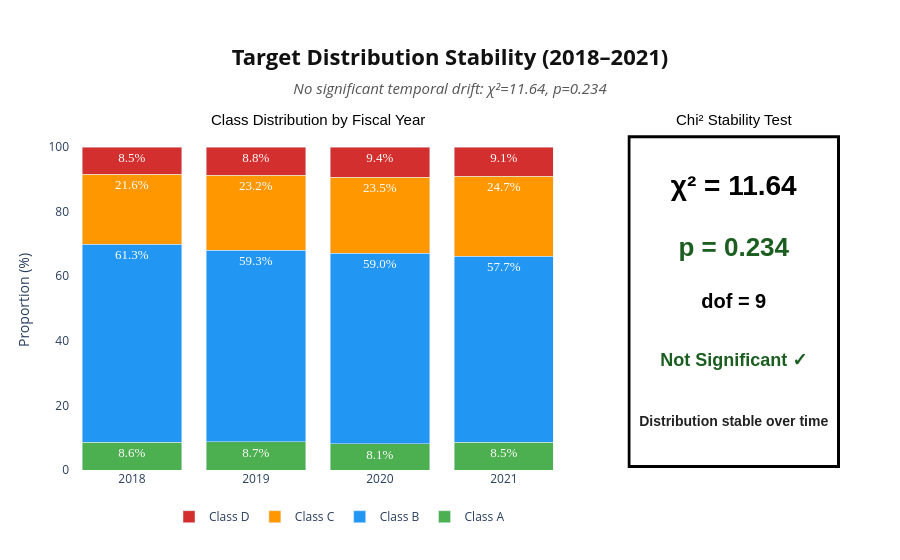

Source (notebook cell):
### Markdown cell above
### 2.2 Overall Class Balance

We first inspect the overall class composition of `financial_health_class` to determine whether the classification task is balanced or dominated by a single outcome.

| Class | Count | Share |
|---|---:|---:|
| A — Excellent | 1,003 | 8.5% |
| B — Good | 7,017 | 59.3% |
| C — Moderate Risk | 2,750 | 23.3% |
| D — High Risk | 1,058 | 8.9% |

The target is clearly imbalanced: **Class B** accounts for nearly three-fifths of all observations, while **Classes A and D** remain small minority groups. This means that raw accuracy would overstate model quality by rewarding majority-class predictions.

### Code cell
from scipy.stats import chi2_contingency
import plotly.graph_objects as go
from plotly.subplots import make_subplots

# --- Compute ---
contingency_time = pd.crosstab(train_df['fiscal_year'], train_df[TARGET])
chi2, p_value, dof, _ = chi2_contingency(contingency_time)
yearly_pct = contingency_time.div(contingency_time.sum(axis=1), axis=0) * 100

years_str = [str(y) for y in yearly_pct.index.tolist()]

colors = {"A": "#4caf50", "B": "#2196f3", "C": "#ff9800", "D": "#d32f2f"}
sig_color = "#1B5E20" if p_value > 0.05 else "#d32f2f"
sig_label = "Not Significant ✓" if p_value > 0.05 else "Significant ✗"
verdict   = "Distribution stable over time" if p_value > 0.05 else "Temporal drift detected"

fig = make_subplots(
    rows=1, cols=2,
    column_widths=[0.70, 0.30],
    subplot_titles=["Class Distribution by Fiscal Year", "Chi² Stability Test"],
    horizontal_spacing=0.08
)

for cls in CLASSES:
    vals = yearly_pct[cls].tolist()
    fig.add_trace(go.Bar(
        name=f"Class {cls}", x=years_str, y=vals,
        marker_color=colors[cls],
        text=[f"{v:.1f}%" for v in vals],
        textposition="inside",
        textfont=dict(color="white", size=13, family="Arial Black"),
    ), row=1, col=1)

fig.update_layout(barmode="stack")
fig.update_yaxes(title_text="Proportion (%)", row=1, col=1)

# Chi² panel
for y_pos, text, size, color in [
    (0.83, f"χ² = {chi2:.2f}",   28, "#000000"),
    (0.65, f"p = {p_value:.3f}", 26, sig_color),
    (0.49, f"dof = {dof}",       20, "#000000"),
    (0.32, sig_label,            18, sig_color),
    (0.14, verdict,              14, "#222222"),
]:
    fig.add_trace(go.Scatter(
        x=[0.5], y=[y_pos], mode="text",
        text=[f"<b>{text}</b>"],
        textfont=dict(size=size, color=color, family="Arial"),
        showlegend=False
    ), row=1, col=2)

fig.add_shape(
    type="rect", xref="x2", yref="y2",
    x0=0.02, y0=0.01, x1=0.98, y1=0.98,
    line=dict(color="#000000", width=3),
    fillcolor="white",
    layer="below"
)

fig.update_xaxes(visible=False, row=1, col=2)
fig.update_yaxes(visible=False, range=[0, 1], row=1, col=2)

fig.update_annotations(font=dict(size=15, color="#000000", family="Arial"))

fig.update_layout(
    title={
        "text": (
            "<b>Target Distribution Stability (2018–2021)</b>"
            "<br><span style='font-size:15px; font-weight:normal; font-style:italic; color:#555555;'>"
            f"No significant temporal drift: χ²={chi2:.2f}, p={p_value:.3f}</span>"
        ),
        "x": 0.5,
        "xanchor": "center",
        "font": dict(size=22, color="#111111")
    },
    legend=dict(orientation="h", yanchor="bottom", y=-0.18, xanchor="center", x=0.35),
    plot_bgcolor="white",
    paper_bgcolor="white",
    margin=dict(t=130, b=90, l=70, r=60),
)

plt.savefig(OUTPUT_PATH / "Target Distribution Stability (2018–2021).png", dpi=150, bbox_inches="tight")
fig.show()

### Figure 1 — Plotly figure (JSON) as saved in the notebook; plotly's stock layout.template omitted (floating-point values rounded to 4 significant figures)
{"data": [{"marker": {"color": "#4caf50"}, "name": "Class A", "text": ["8.6%", "8.7%", "8.1%", "8.5%"], "textfont": {"color": "white", "family": "Arial Black", "size": 13}, "textposition": "inside", "type": "bar", "x": ["2018", "2019", "2020", "2021"], "xaxis": "x", "y": [8.578, 8.728, 8.085, 8.527], "yaxis": "y"}, {"marker": {"color": "#2196f3"}, "name": "Class B", "text": ["61.3%", "59.3%", "59.0%", "57.7%"], "textfont": {"color": "white", "family": "Arial Black", "size": 13}, "textposition": "inside", "type": "bar", "x": ["2018", "2019", "2020", "2021"], "xaxis": "x", "y": [61.3, 59.28, 59.03, 57.67], "yaxis": "y"}, {"marker": {"color": "#ff9800"}, "name": "Class C", "text": ["21.6%", "23.2%", "23.5%", "24.7%"], "textfont": {"color": "white", "family": "Arial Black", "size": 13}, "textposition": "inside", "type": "bar", "x": ["2018", "2019", "2020", "2021"], "xaxis": "x", "y": [21.61, 23.2, 23.51, 24.69], "yaxis": "y"}, {"marker": {"color": "#d32f2f"}, "name": "Class D", "text": ["8.5%", "8.8%", "9.4%", "9.1%"], "textfont": {"color": "white", "family": "Arial Black", "size": 13}, "textposition": "inside", "type": "bar", "x": ["2018", "2019", "2020", "2021"], "xaxis": "x", "y": [8.511, 8.795, 9.371, 9.106], "yaxis": "y"}, {"mode": "text", "showlegend": false, "text": ["<b>χ² = 11.64</b>"], "textfont": {"color": "#000000", "family": "Arial", "size": 28}, "type": "scatter", "x": [0.5], "xaxis": "x2", "y": [0.83], "yaxis": "y2"}, {"mode": "text", "showlegend": false, "text": ["<b>p = 0.234</b>"], "textfont": {"color": "#1B5E20", "family": "Arial", "size": 26}, "type": "scatter", "x": [0.5], "xaxis": "x2", "y": [0.65], "yaxis": "y2"}, {"mode": "text", "showlegend": false, "text": ["<b>dof = 9</b>"], "textfont": {"color": "#000000", "family": "Arial", "size": 20}, "type": "scatter", "x": [0.5], "xaxis": "x2", "y": [0.49], "yaxis": "y2"}, {"mode": "text", "showlegend": false, "text": ["<b>Not Significant ✓</b>"], "textfont": {"color": "#1B5E20", "family": "Arial", "size": 18}, "type": "scatter", "x": [0.5], "xaxis": "x2", "y": [0.32], "yaxis": "y2"}, {"mode": "text", "showlegend": false, "text": ["<b>Distribution stable over time</b>"], "textfont": {"color": "#222222", "family": "Arial", "size": 14}, "type": "scatter", "x": [0.5], "xaxis": "x2", "y": [0.14], "yaxis": "y2"}], "layout": {"annotations": [{"font": {"color": "#000000", "family": "Arial", "size": 15}, "showarrow": false, "text": "Class Distribution by Fiscal Year", "x": 0.322, "xanchor": "center", "xref": "paper", "y": 1, "yanchor": "bottom", "yref": "paper"}, {"font": {"color": "#000000", "family": "Arial", "size": 15}, "showarrow": false, "text": "Chi² Stability Test", "x": 0.862, "xanchor": "center", "xref": "paper", "y": 1, "yanchor": "bottom", "yref": "paper"}], "barmode": "stack", "legend": {"orientation": "h", "x": 0.35, "xanchor": "center", "y": -0.18, "yanchor": "bottom"}, "margin": {"b": 90, "l": 70, "r": 60, "t": 130}, "paper_bgcolor": "white", "plot_bgcolor": "white", "shapes": [{"fillcolor": "white", "layer": "below", "line": {"color": "#000000", "width": 3}, "type": "rect", "x0": 0.02, "x1": 0.98, "xref": "x2", "y0": 0.01, "y1": 0.98, "yref": "y2"}], "title": {"font": {"color": "#111111", "size": 22}, "text": "<b>Target Distribution Stability (2018–2021)</b><br><span style='font-size:15px; font-weight:normal; font-style:italic; color:#555555;'>No significant temporal drift: χ²=11.64, p=0.234</span>", "x": 0.5, "xanchor": "center"}, "xaxis": {"anchor": "y", "domain": [0, 0.644]}, "xaxis2": {"anchor": "y2", "domain": [0.724, 1], "visible": false}, "yaxis": {"anchor": "x", "domain": [0, 1], "title": {"text": "Proportion (%)"}}, "yaxis2": {"anchor": "x2", "domain": [0, 1], "range": [0, 1], "visible": false}}}
